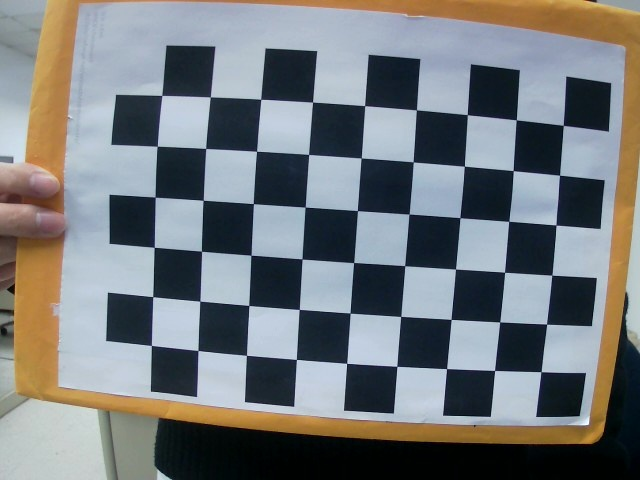
//> input picture 01/1_L.jpg, 640 x 480 px
$ ./Source2   (built with g++ and OpenCV 4)
//> lines starting //> are read from the running program, lines starting //| are printed output that depends on the picture; after the words box and inside, x2 and y2 are one past the last pixel; in counts of white or black regions, pixels touching at a corner belong together
#include <opencv2/core.hpp>
#include <opencv2/imgcodecs.hpp>
#include <opencv2/imgproc.hpp>
#include <opencv2/highgui.hpp>
#include <opencv2/calib3d/calib3d.hpp>
#include <iostream>
#include <stdio.h>
#include <fstream>
using namespace cv;
using namespace std;


int main() {
    ifstream fin1;
    fin1.open("testdata.txt");
    vector<vector<Point2f>> imgP;
    vector<vector<Point3f>> objP;
    Mat temp = imread("1_L.jpg");
//> temp is the input picture: 480 rows x 640 cols, CV_8UC3; mean B, G, R 123.2, 121, 117.2
    Size img_size = temp.size();
//> img_size = Size(640, 480)
    cout << img_size.height << "," << img_size.width << endl;
//| 480,640
    Size board_size = Size(6,9);
    TermCriteria criteria = TermCriteria(TermCriteria::EPS + TermCriteria::MAX_ITER, 30, 0.001);


    string imgName;

    int imgNum = 0;
    while (getline(fin1, imgName)) {
        cout << "imgName : " << imgName << endl;
        imgNum++;
        Mat img = imread(imgName);
        Mat gray;
        cvtColor(img, gray, COLOR_BGR2GRAY);
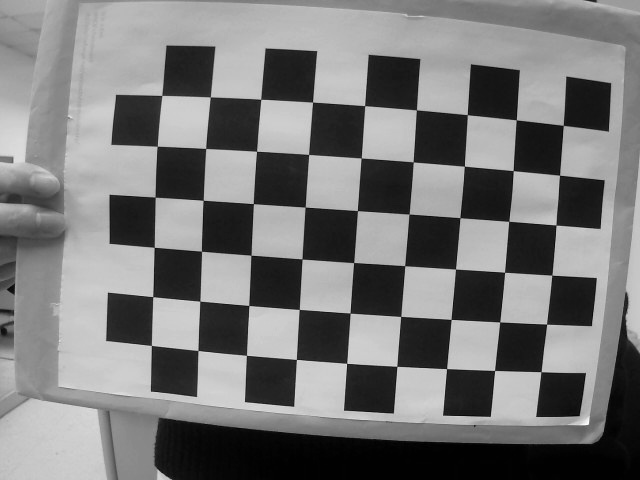
//> gray: 480 rows x 640 cols, CV_8UC1; min 0, max 253, mean 120.1
        imshow("Camera Calibration", img);
        int l = waitKey(0);
//> the Esc key is pressed
        vector<Point2f> corners;
        bool rat = findChessboardCorners(gray, board_size, corners);
//> corners = 54 Points (x, y), first 12: [563.3, 125.4], [559.6, 175.2], [556, 225], [551.8, 275.1], [546.6, 324.2], [541, 371.6], [516.3, 119.8], [513.2, 170.6], [508.7, 221.4], [504.6, 272.4], [499.6, 321.9], [494.6, 370.5]; rat = true
        if (!rat) {
            cout << "can not find corners\n";
            imgNum--;
        }
        else {
            drawChessboardCorners(img, board_size, corners, true);
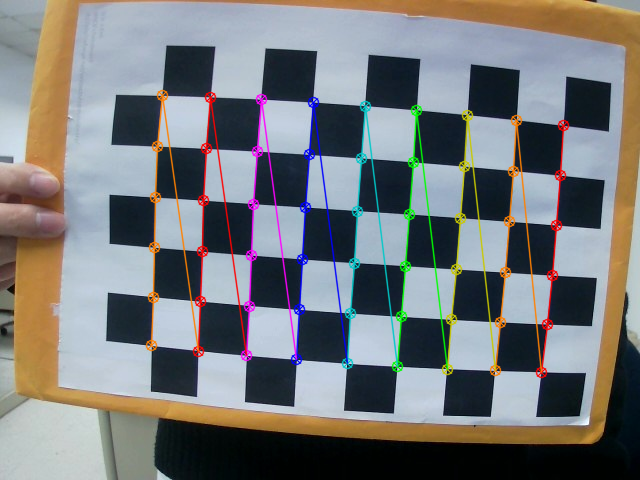
//> img: 480 rows x 640 cols, CV_8UC3; 5.68% of pixels changed, all inside (x1, y1, x2, y2) = (145, 89, 570, 379)
            imgP.push_back(corners);
//> imgP = 1 point lists

            imshow("Camera Calibration", img);
            l = waitKey(0);
//> the Esc key is pressed
        }
    }
    int squareWidth = 10 ;
    int squareHeight = 10;
    for (int t = 0; t < imgNum; t++) {
        vector<Point3f> obj;
        for (int i = 0; i < board_size.height; i++) {
            for (int j = 0; j < board_size.width; j++) {
                obj.push_back(Point3f(j * squareWidth, i * squareHeight, 0));
            }
        }
        objP.push_back(obj);
    }

    Mat intrinsic = Mat(3, 3, CV_32FC1);
    Mat distCoeffs = Mat(1, 5, CV_32FC1);
    vector<Mat> tvecs;
    vector<Mat> rvecs;
    calibrateCamera(objP, imgP, img_size, intrinsic, distCoeffs, rvecs, tvecs);

    ifstream fin2;
    fin2.open("testdata.txt");
    while (getline(fin2, imgName)) {
        Mat dst;
        Mat image = imread(imgName);
        undistort(image, dst, intrinsic, distCoeffs);
        imshow("image", image);
        imshow("undistort image", dst);
        int l = waitKey(0);
    }


    int k = waitKey(0);

    return 0;
}

$ run again, with 01/10_L.jpg copied over 01/1_L.jpg
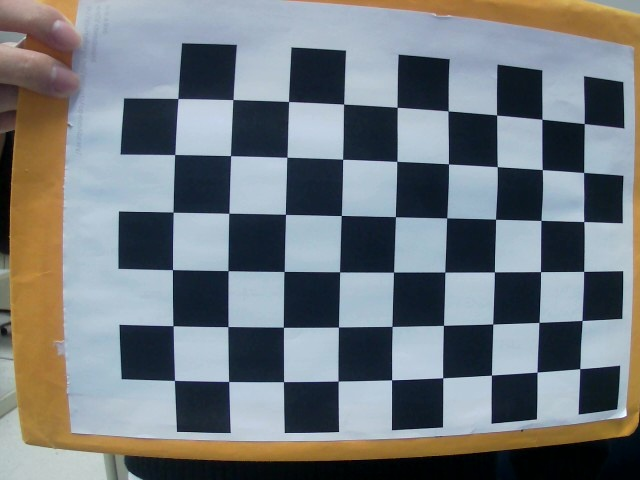
//> input picture 01/10_L.jpg, 640 x 480 px
//> temp is the input picture: 480 rows x 640 cols, CV_8UC3; mean B, G, R 125.5, 121.3, 115.1
//| 480,640
//> `cvtColor(img, gray, COLOR_BGR2GRAY);`:
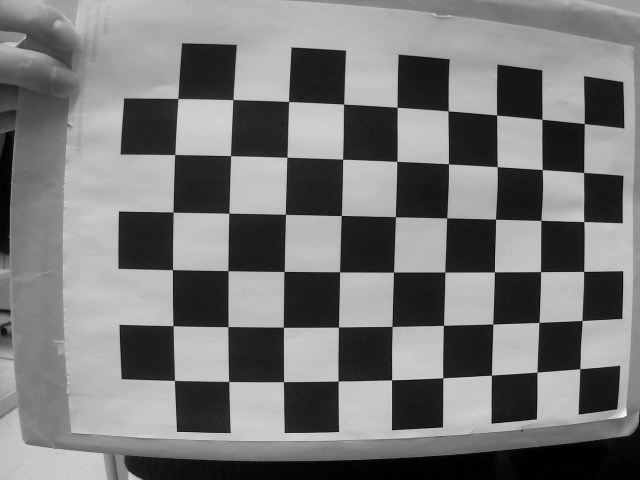
//> gray: 480 rows x 640 cols, CV_8UC1; min 0, max 254, mean 119.9
//> corners = 54 Points (x, y), first 12: [584.3, 123.5], [583.6, 172.5], [583.7, 221.5], [583.6, 271.4], [582, 320.5], [579.7, 368.6], [541.9, 119.3], [542.3, 169.6], [541, 220.4], [540.6, 271.6], [539, 322.4], [537.1, 372.1]; rat = true
//> `drawChessboardCorners(img, board_size, corners, true);`:
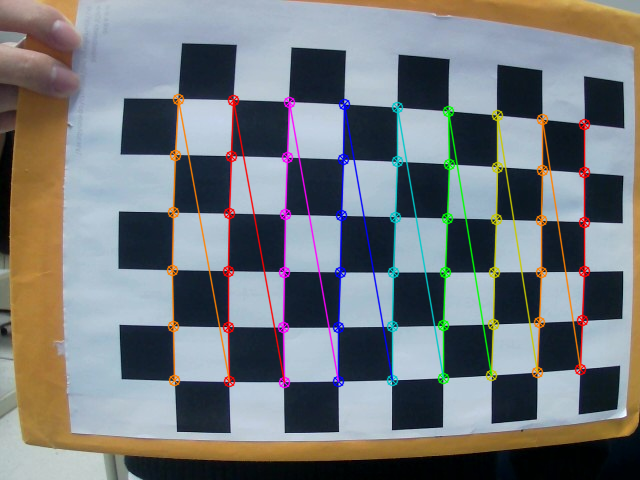
//> img: 480 rows x 640 cols, CV_8UC3; 5.89% of pixels changed, all inside (x1, y1, x2, y2) = (166, 93, 591, 389)
//> imgP = 1 point lists

$ run again, with 01/2_L.jpg copied over 01/1_L.jpg
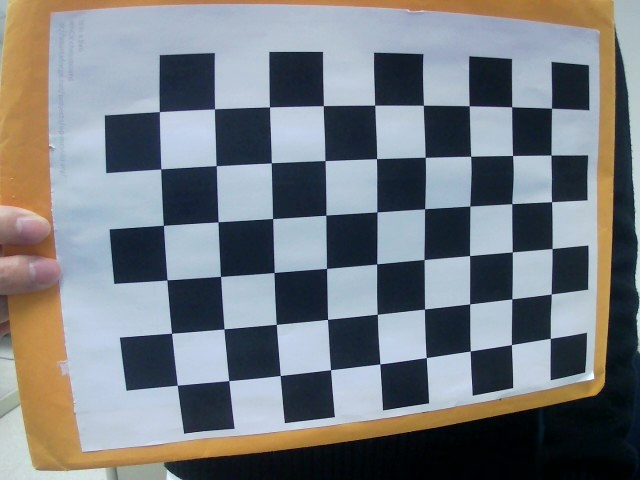
//> input picture 01/2_L.jpg, 640 x 480 px
//> temp is the input picture: 480 rows x 640 cols, CV_8UC3; mean B, G, R 128.4, 123.8, 119
//| 480,640
//> `cvtColor(img, gray, COLOR_BGR2GRAY);`:
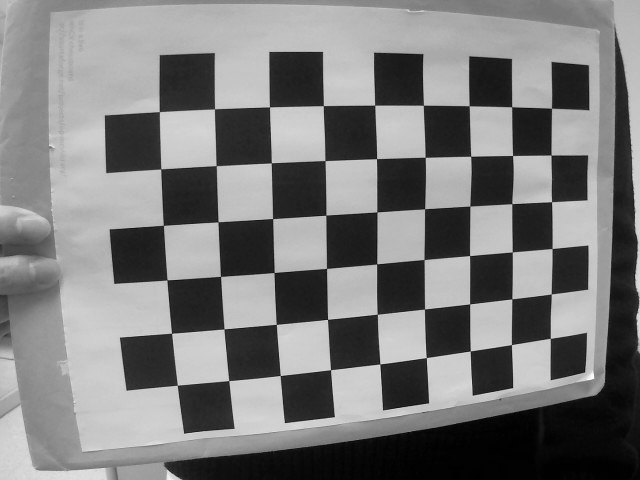
//> gray: 480 rows x 640 cols, CV_8UC1; min 0, max 255, mean 122.9
//> corners = 54 Points (x, y), first 12: [551.5, 108.3], [551.2, 155.1], [551.5, 201.7], [552.1, 248.6], [551.3, 293.9], [550.3, 338.4], [511.6, 106.7], [512.6, 155.5], [511.8, 203.7], [512.4, 251.9], [511.8, 298.9], [511.4, 344.6]; rat = true
//> `drawChessboardCorners(img, board_size, corners, true);`:
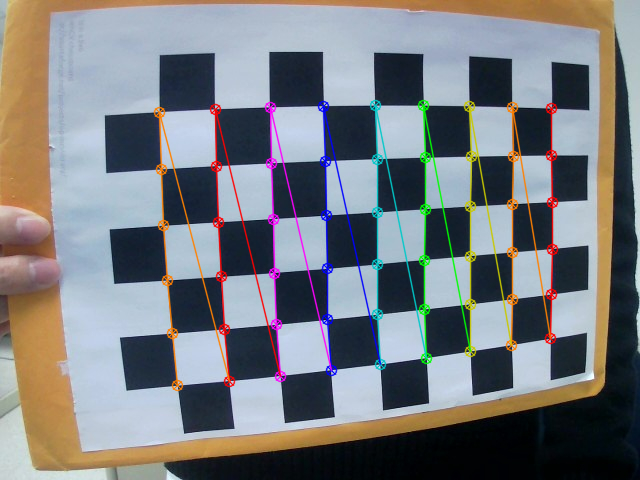
//> img: 480 rows x 640 cols, CV_8UC3; 5.64% of pixels changed, all inside (x1, y1, x2, y2) = (153, 99, 559, 392)
//> imgP = 1 point lists

$ run again, with 01/3_L.jpg copied over 01/1_L.jpg
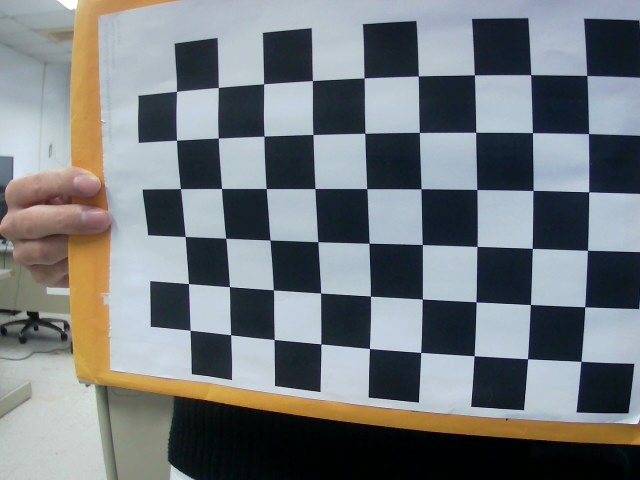
//> input picture 01/3_L.jpg, 640 x 480 px
//> temp is the input picture: 480 rows x 640 cols, CV_8UC3; mean B, G, R 124.1, 121.3, 116.1
//| 480,640
//> `cvtColor(img, gray, COLOR_BGR2GRAY);`:
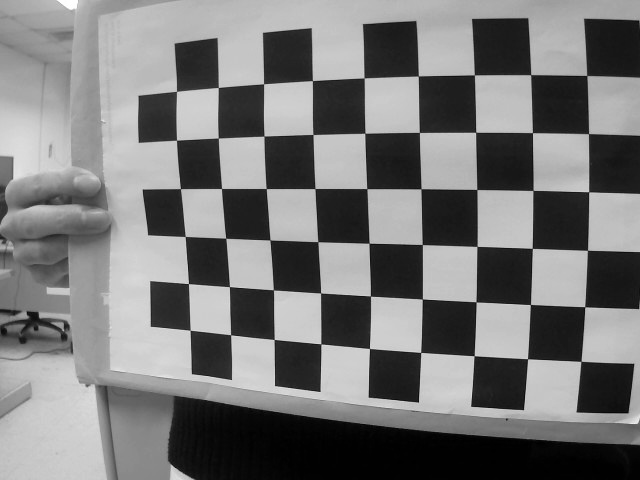
//> gray: 480 rows x 640 cols, CV_8UC1; min 0, max 255, mean 120
//> corners = 54 Points (x, y), first 12: [586.7, 75.5], [588.5, 133.6], [588.7, 191.7], [587.5, 250.3], [584.7, 306.7], [581, 361.4], [530.6, 74.62], [532.5, 132.6], [533.1, 190.4], [532.4, 248.4], [530.4, 304.5], [527.5, 358.7]; rat = true
//> `drawChessboardCorners(img, board_size, corners, true);`:
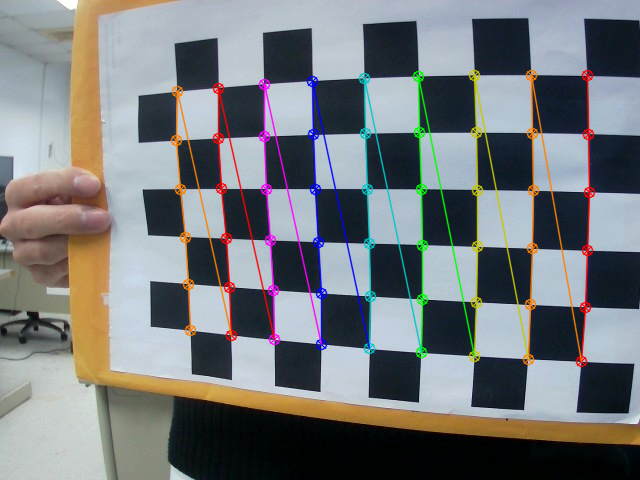
//> img: 480 rows x 640 cols, CV_8UC3; 5.88% of pixels changed, all inside (x1, y1, x2, y2) = (170, 69, 596, 368)
//> imgP = 1 point lists
